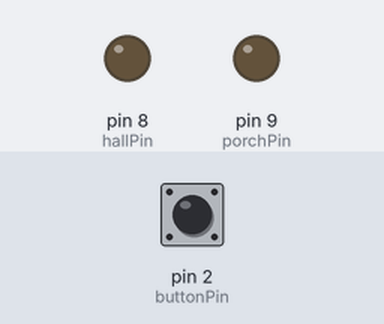
This sketch was run on a simulated Arduino Uno, built with avr-gcc and run on an emulated ATmega328P. Parts: output pins drawn as LEDs (lit = HIGH). Inputs (shaded band) come from the test bench; at power-on: pin 2 (buttonPin) HIGH.

Above: at 1.2 s.
1.3 s: pin 2 (buttonPin) pulled LOW for 0.15 s
At 1.9 s:
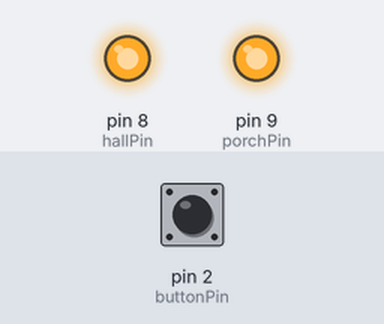
At 32.0 s:
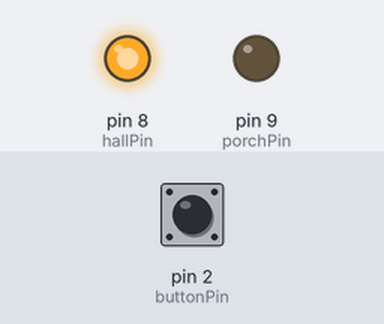
Timing chart, 0 to 32.8 s (numbered marks = the images above; inputs shaded):
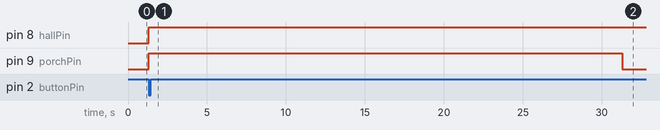

Measured:
- after the input at 1.3 s, pin 8 (hallPin): LOW → HIGH at once; pin 9 (porchPin): LOW → HIGH at once, → LOW 30.0 s later

The sketch:

2.1P.ino
```cpp
const int porchPin = 9; // green (porch)
const int hallPin = 8; // yellow (hall)
const int buttonPin = 2; // button

void setup() {
    pinMode(porchPin, OUTPUT);
    pinMode(hallPin, OUTPUT);
    pinMode(buttonPin, INPUT_PULLUP);
}

//turn both lights ON
void turnOnLights() {
    digitalWrite(porchPin, HIGH);
    digitalWrite(hallPin, HIGH);
}

//porch light timing
void porchSequence() {
    delay(30000);
    digitalWrite(porchPin, LOW);
}

//hall light timing
void hallSequence() {
    delay(30000);
    digitalWrite(hallPin, LOW);
}

//wait for button release
void waitForRelease() {
    while(digitalRead(buttonPin) == LOW);
}


void loop() {
    if (digitalRead(buttonPin) == LOW) {
        turnOnLights();
        porchSequence();
        hallSequence();
        waitForRelease();
    }
}
```
